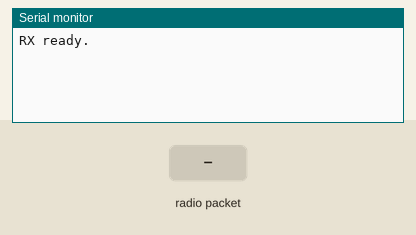
Bench run of a sketch on a simulated Arduino Uno, built with avr-gcc and run on an emulated ATmega328P. Shown: the last lines printed to the serial monitor. The inputs (shaded band) are chosen by the test bench. No radio packets arrive unless stated.

Above: at 1.2 s.
1.3 s: radio packet "1" arrives
At 2.3 s:
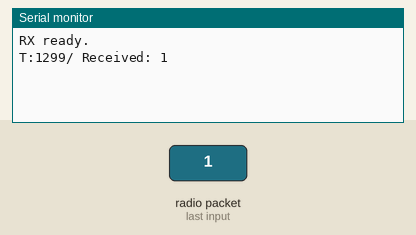
2.8 s: radio packet "0" arrives
At 3.4 s:
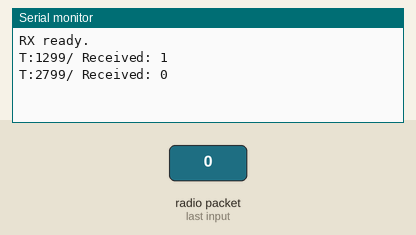
4.3 s: radio packet "2" arrives
At 5.8 s:
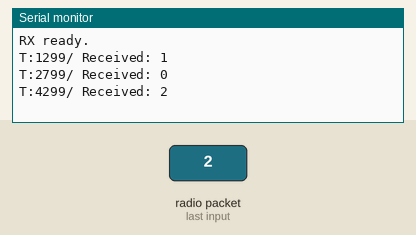

The sketch:

Receiver.ino
```cpp
#include <RH_ASK.h>
#include <SPI.h>

RH_ASK driver(2000, 11, 12); // Create an instance of the driver

void setup() {
  Serial.begin(115200);

  if (!driver.init()) {
    Serial.println("RH_ASK init failed");
    while (1);
  }

  Serial.println("RX ready.");
}

void loop() {
  uint8_t buf[32];
  uint8_t buflen = sizeof(buf);

  if (driver.recv(buf, &buflen)) {
    // Convert to null-terminated string
    buf[buflen] = '\0';

    Serial.print("T:");
    Serial.print(millis());
    Serial.print("/ Received: ");
    Serial.println((char*)buf);
  }
}
```

Measured:
- after the input at 1.3 s, the serial monitor: prints a new line at once (image 1)
- after the input at 2.8 s, the serial monitor: prints a new line at once (image 2)
- after the input at 4.3 s, the serial monitor: prints a new line at once (image 3)
